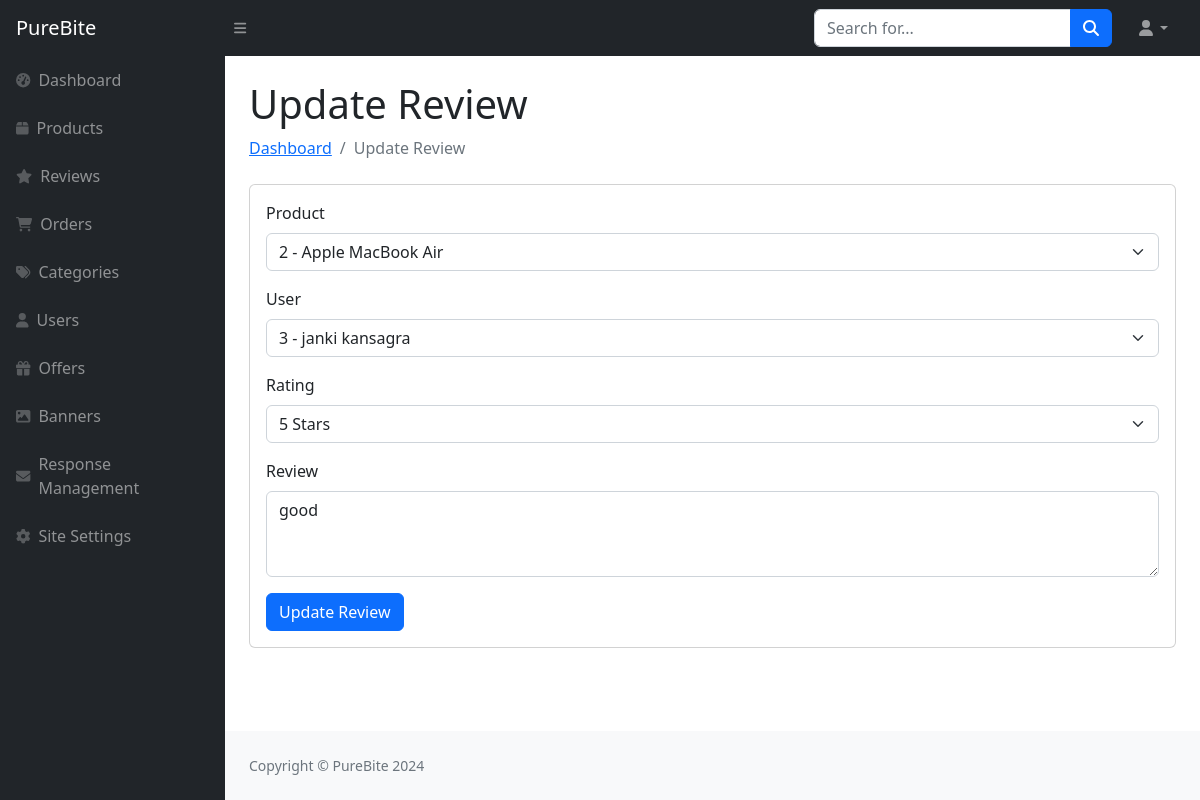
The page /Admin/update-review.php?review_id=3 on the database its author committed.
### tables this page shows
CREATE TABLE `review_details_tbl` (
  `Review_Id` int(11) NOT NULL,
  `Reply_To` int(11) DEFAULT NULL,
  `Product_Id` int(11) DEFAULT NULL,
  `User_Id` int(11) NOT NULL,
  `Rating` int(11) DEFAULT NULL,
  `Review` text NOT NULL,
  `Review_Date` datetime NOT NULL
);

CREATE TABLE `product_details_tbl` (
  `Product_Id` int(11) NOT NULL,
  `Category_Id` int(11) NOT NULL,
  `Product_Name` varchar(100) NOT NULL,
  `Description` text NOT NULL,
  `Product_Image` varchar(255) NOT NULL,
  `Sale_Price` decimal(10,2) NOT NULL,
  `Cost_Price` decimal(10,2) NOT NULL,
  `Discount` tinyint(4) NOT NULL,
  `stock` int(11) NOT NULL DEFAULT 0,
  `is_active` tinyint(1) NOT NULL DEFAULT 1
);

CREATE TABLE `user_details_tbl` (
  `User_Id` int(11) NOT NULL,
  `User_Role_Id` int(11) DEFAULT 0,
  `First_Name` varchar(50) NOT NULL,
  `Last_Name` varchar(50) NOT NULL,
  `Password` varchar(20) NOT NULL,
  `Email` varchar(320) NOT NULL,
  `Mobile_No` varchar(20) NOT NULL,
  `Active_Status` tinyint(4) NOT NULL,
  `Profile_Picture` varchar(255) DEFAULT 'default-img.png'
);

### Admin/update-review.php (the view, shortened to what this page needs)
<?php include("sidebar.php"); ?>
<div id="layoutSidenav_content">
    <div class="container-fluid px-4">
        <h1 class="mt-4">Update Review</h1>
        <ol class="breadcrumb mb-4">
            <li class="breadcrumb-item"><a href="index.php">Dashboard</a></li>
            <li class="breadcrumb-item active">Update Review</li>
        </ol>
        <div class="card">
            <div class="card-body">
                <?php
                $productId = '';
                $userId = '';
                $rating = '';
                $reviewText = '';
                if (isset($_GET['review_id'])) {
                    $reviewId = $_GET['review_id'];
                    $reviewQuery = "SELECT * FROM review_details_tbl WHERE Review_Id = '$reviewId'";
                    $reviewResult = mysqli_query($con, $reviewQuery);
                    if ($review = mysqli_fetch_assoc($reviewResult)) {
                        $productId = $review['Product_Id'];
                        $userId = $review['User_Id'];
                        $rating = $review['Rating'];
                        $reviewText = $review['Review'];
                    } else {
                        echo "<script>alert('Review not found!'); location.href='reviews.php';</script>";
                    }
                } else {
                    echo "<script>alert('No review ID provided!'); location.href='reviews.php';</script>";
                }
                $productQuery = "SELECT Product_Id, Product_Name FROM product_details_tbl WHERE is_active = 1";
                $productResult = mysqli_query($con, $productQuery);
                $userQuery = "SELECT User_Id, CONCAT(First_Name, ' ', Last_Name) AS FullName FROM user_details_tbl WHERE Active_Status = 1";
                $userResult = mysqli_query($con, $userQuery);
                ?>
                <form id="updateReviewForm" action="" method="post" onsubmit="return validateAddReviewForm();">
                    <div class="mb-3">
                        <label for="productid" class="form-label">Product</label>
                        <select id="productid" name="productid" class="form-select">
                            <?php
                            if (mysqli_num_rows($productResult) > 0) {
                                while ($product = mysqli_fetch_assoc($productResult)) {
                                    echo '<option value="' . $product['Product_Id'] . '"' . ($product['Product_Id'] == $productId ? ' selected' : '') . '>' . $product['Product_Id'] . ' - ' . $product['Product_Name'] . '</option>';
                                }
                            } else {
                                echo '<option value="">No active products available</option>';
                            }
                            ?>
                        </select>
                    </div>
                    <div class="mb-3">
                        <label for="userid" class="form-label">User</label>
                        <select id="userid" name="userid" class="form-select">
                            <?php
                            if (mysqli_num_rows($userResult) > 0) {
                                while ($user = mysqli_fetch_assoc($userResult)) {
                                    echo '<option value="' . $user['User_Id'] . '"' . ($user['User_Id'] == $userId ? ' selected' : '') . '>' . $user['User_Id'] . ' - ' . $user['FullName'] . '</option>';
                                }
                            } else {
                                echo '<option value="">No active users available</option>';
                            }
                            ?>
                        </select>
                    </div>
                    <div class="mb-3">
                        <label for="rating" class="form-label">Rating</label>
                        <select id="rating" name="rating" class="form-select">
                            <option value="5" <?= ($rating == 5) ? 'selected' : '' ?>>5 Stars</option>
                        </select>
                    </div>
                    <div class="mb-3">
                        <label for="review" class="form-label">Review</label>
                        <textarea class="form-control" id="review" name="review" rows="3" placeholder="Enter review"><?= htmlspecialchars($reviewText) ?></textarea>
                    </div>
                    <input type="submit" class="btn btn-primary" value="Update Review" name="update">
                </form>
            </div>
        </div>
    </div>
<?php include("footer.php"); ?>

### rows shown on the page
review_details_tbl: productid "2 - Apple MacBook Air", userid "3 - janki kansagra", rating "5 Stars", review "good"
